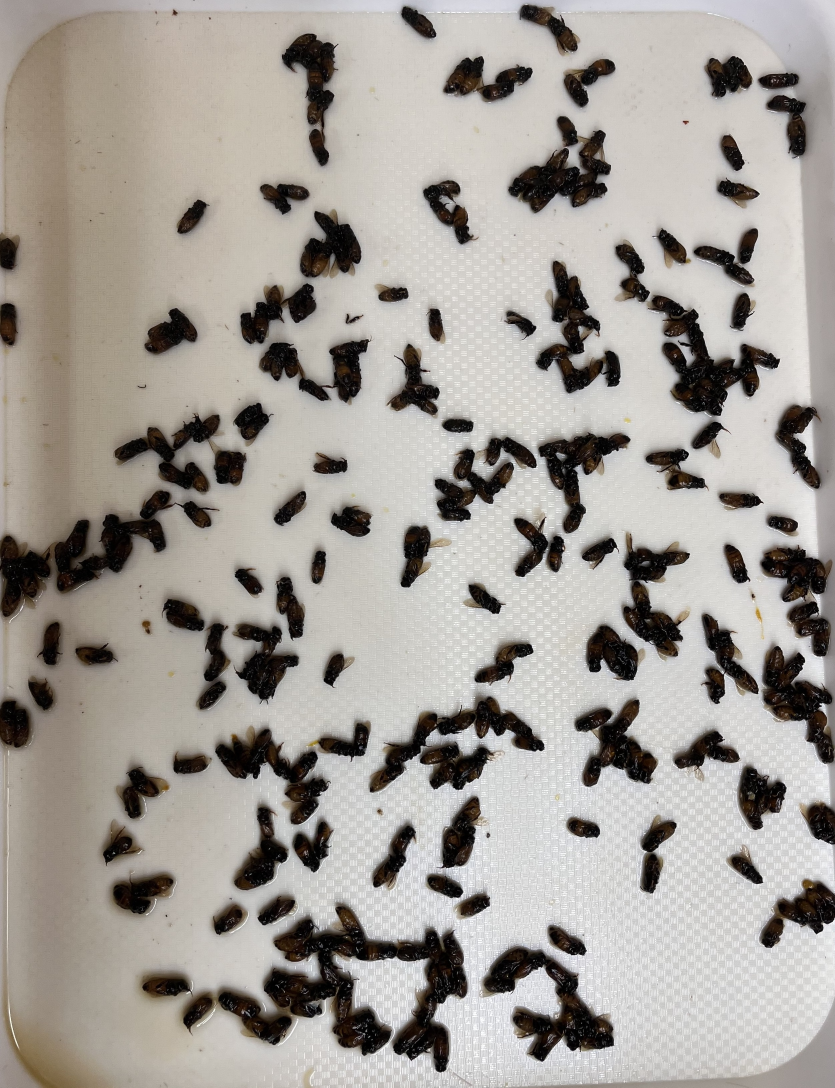
#> input picture images/bee-image-samples/bee-image-8.jpg, 2505 x 3262 px, found by its file name (shown at 1/3 size)
$ python counting.py
#> lines starting #> are read from the running program, lines starting #| are printed output that depends on the picture; after the words box and inside, x2 and y2 are one past the last pixel; in counts of white or black regions, pixels touching at a corner belong together
### src/util/color_mod.py
'''
Utility functions for modifying colors in images.
'''

import numpy as np
import cv2 as cv
import matplotlib.pyplot as plt

_std_gamma_correction = 0.3
_std_gamma_offset = -0.2
_std_gamma_LUT = np.arange(256, dtype=np.float32) / 255.0
_std_gamma_LUT = np.clip(np.power(_std_gamma_LUT + _std_gamma_offset, _std_gamma_correction), 0, 1) * 255.0
_std_gamma_LUT = np.uint8(_std_gamma_LUT)

'''
Expose image using the standard settings with pre-computed LUT.
'''
def expose_std(img):
    return cv.LUT(img, _std_gamma_LUT)

'''
Expose image using input settings. LUT is computed on the fly.
'''
# [9 lines left out: function expose, not called in this run]

'''
Trying to emulate what you can do in Gimp.
'''
def expose_piecewise_std(img):
    lut = np.arange(256, dtype=np.float32) / 255.0
    p1 = 0.4    # < 1
    p2 = 2    # < 1 / p1
    sep = int(p1 * 255)
    lut[0:sep] *= p2
    lut[sep:] += lut[sep-1] - lut[sep]
    lut = (np.clip(lut, 0, 1) * 255.0).astype(np.uint8)

    return cv.LUT(img, lut)


# [45 lines left out: functions delocalize_brightness, _test_expose, _test_delocalize_brightness, not called in this run]

# [10 lines that do not run on import are left out]

### src/app/counting.py
'''
Algorithm for counting bees (based on area), filtering contours, and ordering them.
'''
import sys
import cv2 as cv
import numpy as np
from scipy import stats
import os
import json

# for single script testing
if __name__ == "__main__":
    import sys
    if not ('src' in sys.path):
        sys.path.append('src')


from util import color_mod, color_depth, masking

RUN_TESTS = True

'''
function:
    Gets a good threshold for binarization.
'''
def _get_otsu_thresh(gray):
    # yanked directly from Open CV tutorials
    hist = cv.calcHist([gray],[0],None,[256],[0,256])
    hist_norm = hist.ravel()/hist.sum()
    Q = hist_norm.cumsum()

    bins = np.arange(256)

    fn_min = np.inf
    thresh = -1

    for i in range(1,256):
        p1,p2 = np.hsplit(hist_norm,[i]) # probabilities
        q1,q2 = Q[i],Q[255]-Q[i] # cum sum of classes
        if q1 < 1.e-6 or q2 < 1.e-6:
            continue
        b1,b2 = np.hsplit(bins,[i]) # weights

        # finding means and variances
        m1,m2 = np.sum(p1*b1)/q1, np.sum(p2*b2)/q2
        v1,v2 = np.sum(((b1-m1)**2)*p1)/q1,np.sum(((b2-m2)**2)*p2)/q2

        # calculates the minimization function
        fn = v1*q1 + v2*q2
        if fn < fn_min:
            fn_min = fn
            thresh = i
    return thresh

'''
function:
    Appropriately resize the image to roughly 1920x1080
'''
def _get_auto_resize_factor(img):
    dim = img.shape
    dim_min = min(dim[0], dim[1])
    return 1080 / dim_min


'''
INPUT:  img: Any RGB image
OUTPUT: Image with preprocessed effects applied
'''
def image_preprocessing(img, img_scale = None):
    if img_scale is None:
        img_scale = _get_auto_resize_factor(img)
    #resize
    img_preprocessed = cv.resize(img, None, fx=img_scale, fy=img_scale, interpolation=cv.INTER_CUBIC)
    #exposure
    # img_preprocessed = cv.convertScaleAbs(img_preprocessed,alpha=img_exposure,beta=0)
    img_preprocessed = color_mod.expose_piecewise_std(img_preprocessed)
    #blur
    img_preprocessed = cv.GaussianBlur(img_preprocessed, (5, 5), 0)

    return img_preprocessed

'''
input:  img:    HSV image
        lowerV: lower value
function:
    Creates an image threshold based on the brightness value determined in lowerV
    Include brightness below upperV. Include saturation above lowerS
return: a threshold image
'''
def image_threshold(img, upperV=0, lowerS=0):
    lower=(0,lowerS,0)
    upper=(255,255,upperV)
    thresh = cv.inRange(img,lower,upper)

    # we could potentially in the future get two masks and cv.bitwise_or or cv.bitwise_and them
    # https://stackoverflow.com/questions/48109650/how-to-detect-two-different-colors-using-cv2-inrange-in-python-opencv
    return thresh

'''
input:  contour_idx: index of the contour to check
        heirarchy: the heirarchy of the contours
function:
    Check if the contour is an external contour, i.e not a hole within another contour, ignoring the top level contour which is the image itself.
return: bool
'''
def _contour_check_external(contour_idx, heirarchy):
    # note: this may break if the screen bounding contour doesn't show up for some reason
    return heirarchy[0][contour_idx][3] == -1

'''
input:  contours: list (with proper indexing) of contours
        contour_idx: index of the contour to check
        heirarchy: the heirarchy of the contours
function:
        Get the area of the contour, excluding the area of immediate child contours (significant holes).
'''
def _contour_get_area_no_holes(contours, contour_idx, heirarchy):
    area = cv.contourArea(contours[contour_idx])

    child_idx = heirarchy[0][contour_idx][2] # get first child of the contour
    while child_idx != -1: # only check first sub level of contours (dont care about anything finer than that)
        area -= cv.contourArea(contours[child_idx])
        child_idx = heirarchy[0][child_idx][0] # get next child in this level

    return area

def contour_findContours(imgThresh):
    contours, hierarchy = cv.findContours(imgThresh, cv.RETR_TREE, cv.CHAIN_APPROX_SIMPLE)

    # in the future put these into a class or some other type of data structure.

    return contours, hierarchy #In the future return one object


def contour_filterContours(contours):
    pass

'''
class:
    Manages reading / writing / requesting settings. Allows us to manipulate config while the program is running.
'''
class CountingSettings:
    def __init__(self, json_file_path):
        self.json_file_path = json_file_path
        self.dict = {}

        # TODO: activation here

    '''
    function:
        Refreshes settings from the json file. Also writes any settings provided by the algorithm.
        Call this everytime the algorithm runs or something.
    '''
    def refresh(self):
        # get settings from file
        try:
            f = open(self.json_file_path, 'r')
        except:
            read = {}
        else:
            with f:
                read = json.load(f)

        # check if settings from file are missing any required settings from last run
        diff = set(self.dict.keys()) - set(read.keys())
        # merge, preferring read settings
        self.dict = self.dict | read
        if len(diff) <= 0:
            return

        with open(self.json_file_path, 'w') as f:
            json.dump(self.dict, f, indent='\t')

    '''
    function:
        Get a setting or a provided default.
    input:  key: string identifier of the setting requested.
            default: backup value provided by the algorithm code. This also gets put into the json file.
    TODO: have some kind of mechanism to handle type conflicts.
    '''
    def get(self, key,  default):
        if key in self.dict:
            return self.dict[key]
        else:
            self.dict[key] = default
            return default

    '''
    function:
        Just prints the settings.
    '''
    def print(self):
        print(json.dumps(self.dict, indent='\t'))

'''
function:
    Was used when there was specific configs per image. Probably should go unused.
'''
# [12 lines left out: function _read_image_metadata, not called in this run]

class CountingResult:
    def __init__():
        pass

class Contour:
    def __init__(self, pts, ellipse):
        self.pts = pts
        self.ellipse = ellipse

'''
class:  Counting worker class.
todo:   restructure this to be more memory friendly when we do live video feed.
'''
class Counting:
    DETECT_NONE = 0
    DETECT_SINGLE = 1
    DETECT_CLUMP = 2

    def __init__(self, img, settings: CountingSettings, predefined_roi=None, use_marker_roi=True, metadata_paths=False):
        # load settings
        self.settings = settings

        self.w_range = settings.get('w_range', (50, 100))       # ellipse width range for single bee
        self.h_range = settings.get('h_range', (50, 200))       # ellipse height range for single bee
        self.w_max = settings.get('w_max', 300)                 # reject ellipse size for bee size guess stage
        self.h_max = settings.get('h_max', 300)                 # '''
        self.filter_abs_size = settings.get('filter_abs_size', False)

        self.filter_rel_size_stdl = settings.get('rel_size_stdl', (1, 1))        # single bee size std. deviations low reject
        self.filter_rel_size_stdh = settings.get('rel_size_stdh', (1, 1))     # single bee size std. deviatoins high reject
        self.filter_rel_size_perl = settings.get('rel_size_perl', (0.3, 0.5))
        self.filter_rel_size_perh = settings.get('rel_size_perh', (0.3, 0.5))
        self.filter_rel_mode = settings.get('rel_size_mode', "per")

        self.display_rejected_text = settings.get('display_rejected_text', False)

        self.filter_ellipse_area_fit = True
        self.ellipse_area_fit_thresh = settings.get('ellipse_area_fit_thresh', 0.3)

        # self.magic = settings.get('magic', 1.1)
        self.magic1 = settings.get('magic1', 0.2)
        self.magic2 = settings.get('magic2', 8)

        self.ar_range = settings.get('ar_range', (1.5, 3.5))  # single bee aspect ration filter

        self.round_single_clump_flag = settings.get('round_single_clump_flag', True)

        # image specific algorithm tuning parameters. Use for TESTING ONLY!
        # This will overwrite predefined_roi parameter.
        if metadata_paths:
            meta_imgpath = metadata_paths[0]
            meta_datapath = metadata_paths[1]
            data = _read_image_metadata(meta_imgpath, meta_datapath)
            self.w_range = (data["w_range"][0], data["w_range"][1])
            self.h_range = (data["h_range"][0], data["h_range"][1])
            self.ar_range = (data["ar_range"][0], data["ar_range"][1])
            if "roi" in data:
                predefined_roi = data["roi"]

        # apply region of interest if specified
        if predefined_roi is not None:
            img = img[predefined_roi[0][0]:predefined_roi[0][1], predefined_roi[0]:predefined_roi[1][0]:predefined_roi[1][1]]

        if use_marker_roi:
            pass

        self.img_bgr = img
        self.img_bin = None
        self.img_draw = None

        # map contours to hull and ellipse indicies
        self.contours = None
        self.heirarchy = None
        # self.hulls = []
        self.computed = None # [ellipse, is_external, detect_state]

        # output vars
        self.n_total = 0
        self.n_single = 0

    # [39 lines left out: functions count, draw_results_all, not called in this run]

    def _preprocess(self):
        self.img_bgr = image_preprocessing(self.img_bgr)
        img_hsv = cv.cvtColor(self.img_bgr, cv.COLOR_BGR2HSV)
        th = _get_otsu_thresh(img_hsv[:, :, 2])
        bin = image_threshold(img_hsv, th, 0)
        self.img_bin = bin
        # self.img_bin = cv.morphologyEx(self.img_bin, cv.MORPH_OPEN, np.ones((3,3), np.uint8), iterations=2)
        self.img_bin = cv.morphologyEx(self.img_bin, cv.MORPH_CLOSE, np.ones((3,3), np.uint8), iterations=0)

    def _get_shapes(self):
        contours, heirarchy = contour_findContours(self.img_bin)
        self.contours = contours
        self.heirarchy = heirarchy # not sure why but the first axis of heirachy just exists, is always 1 dim
        self.computed = [None] * len(contours)

        self.ct_areas = [0] * len(contours)

        for i, contour in enumerate(contours):
            hull = cv.convexHull(contour)
            if len(hull) > 4:
                ellipse = cv.fitEllipse(hull)
                is_external = _contour_check_external(i, heirarchy)
                print(f"i= {i},parent={heirarchy[0][i][3]}")
                self.computed[i] = [ellipse, is_external, Counting.DETECT_NONE, 0]

                area = cv.contourArea(contour)
                self.ct_areas[i] = area
            else:
                self.computed[i] = [None, False, Counting.DETECT_NONE, 0]

    '''
    precondition:
            have already called _get_shapes()
    '''
    # [21 lines left out: function _filter_single_bees_abs, not called in this run]


    '''
    precondition:
            have already called _get_shapes()
    '''
    def _filter_single_bees_rel(self):

        arr = []

        for (i, c_data) in enumerate(self.computed):
            if c_data[0] is None or not c_data[1]: continue

            ellipse = c_data[0]
            w = ellipse[1][0]
            h = ellipse[1][1]
            ar = h / w

            # check how reasonable of an ellipse by area comparison
            area_ellipse = np.pi * w * h / 4
            area_ct = self.ct_areas[i]
            fit = np.abs(area_ct / area_ellipse - 1)

            print(f"single-bee check 1: {w=}, {h=}, {ar=}, {fit=}")

            if self.ar_range[0] <= ar <= self.ar_range[1] \
            and w < self.w_max and h < self.h_max and fit < self.ellipse_area_fit_thresh:
                arr.append([i, w, h])

        arr = np.array(arr)
        w_med = stats.trim_mean(arr[:, 1], 0.2, axis=0) #np.median(arr[:, 1], axis=0)
        w_std = np.std(arr[:, 1], axis=0)
        h_med = stats.trim_mean(arr[:, 2], 0.2, axis=0) #np.median(arr[:, 2], axis=0)
        h_std = np.std(arr[:,2], axis=0)


        if self.filter_rel_mode == "per":
            w_range = (w_med - w_med * self.filter_rel_size_perl[0], w_med + w_med * self.filter_rel_size_perh[0])
            h_range = (h_med - h_med * self.filter_rel_size_perl[1], h_med + h_med * self.filter_rel_size_perh[1])
        elif self.filter_rel_mode == "std":
            w_range = (w_med - w_std * self.filter_rel_size_stdl[0], w_med + w_std * self.filter_rel_size_stdh[0])
            h_range = (h_med - h_std * self.filter_rel_size_stdl[1], h_med + h_std * self.filter_rel_size_stdh[1])

        print("running 2nd single bee pass:")
        print("width:", w_med, w_std, w_range)
        print("height:", h_med, h_std, h_range)
        print("aspect ratio:", self.ar_range)

        for (i, c_data) in enumerate(self.computed):
            if c_data[0] is None or not c_data[1]: continue

            ellipse = c_data[0]
            w = ellipse[1][0]
            h = ellipse[1][1]
            ar = h / w

            print(f"single-bee check 2: {i, w, h, ar}")
            if self.ar_range[0] <= ar <= self.ar_range[1] \
            and w_range[0] <= w <= w_range[1] \
            and h_range[0] <= h <= h_range[1] :
                self.computed[i][2] = Counting.DETECT_SINGLE

        self.w_range = w_range
        self.h_range = h_range

    '''
    precondition:
            have already called _filter_single_bees()
    '''
    def _filter_clumps(self):
        for i, status, contour in zip(range(len(self.computed)), self.computed, self.contours):
            # only consider external contours
            if status[0] is not None and status[1] and status[2] != Counting.DETECT_SINGLE:
                bbox = cv.boundingRect(contour)
                *_, w, h = bbox
                if w > self.w_range[0] and h > self.h_range[0]:
                    status[2] = Counting.DETECT_CLUMP

    def _get_count(self):
        single_bee_n = 0
        single_bee_area_sum = 0
        # clump_area_sum = 0

        for i, c_data, contour in zip(range(len(self.computed)), self.computed, self.contours):
            if c_data[2] == Counting.DETECT_SINGLE:
                single_bee_n += 1
                area = cv.contourArea(contour)
                single_bee_area_sum += area
                c_data[3] = area
            # [4 lines of commented-out code are left out]

        bee_area_avg = (single_bee_area_sum / single_bee_n if single_bee_n > 0 else 0)
        self.bee_area_avg = bee_area_avg
        self.n_single = single_bee_n

        clump_bee_n = 0
        for i, c_data, contour in zip(range(len(self.computed)), self.computed, self.contours):
            if c_data[2] == Counting.DETECT_CLUMP:
                area = _contour_get_area_no_holes(self.contours, i, self.heirarchy)
                c_data[3] = area

                clump_n = area / bee_area_avg
                if self.round_single_clump_flag:
                    clump_n = np.round(clump_n)


                clump_bee_n += clump_n * (1 - self.magic1 * np.atan(area/bee_area_avg/self.magic2) * 2 / np.pi)
        self.n_clump = clump_bee_n

        self.n_total = np.round(single_bee_n + clump_bee_n)

        return self.n_total

    def _draw_init(self):
        self.img_draw = self.img_bgr.copy()

    def _draw_contours(self):
        cv.drawContours(self.img_draw, self.contours, -1, (0, 255, 0), 2)

    def _draw_single_bees(self):
        for i, c_data in enumerate(self.computed):
            if c_data[2] == Counting.DETECT_SINGLE:
                ellipse = c_data[0]
                cv.ellipse(self.img_draw, ellipse, (255, 0, 255), 4)

    def _draw_clumps(self):
        for i, status, contour in zip(range(len(self.computed)), self.computed, self.contours):
            if status[2] == Counting.DETECT_CLUMP:
                bbox = cv.boundingRect(contour)
                cv.rectangle(self.img_draw, (bbox[0], bbox[1]), (bbox[0] + bbox[2], bbox[1] + bbox[3]), (255, 0, 0), 2)
                n = status[3] / self.bee_area_avg
                area = status[3]
                clength = cv.arcLength(contour, True)
                cv.putText(self.img_draw, f"n:{n:.2f}, a:{area:.2f}, l:{clength:.2f}", (bbox[0], bbox[1] - 4), cv.FONT_HERSHEY_COMPLEX, 0.5,(255,0,0),2,cv.LINE_AA)

    def _draw_rejected(self):
        for i, c_data, contour in zip(range(len(self.computed)), self.computed, self.contours):
            if c_data[0] is not None and c_data[2] == Counting.DETECT_NONE:
                bbox = cv.boundingRect(contour)
                ellipse = c_data[0]
                w = ellipse[1][0]
                h = ellipse[1][1]
                ar = h/w
                cv.rectangle(self.img_draw, (bbox[0], bbox[1]), (bbox[0] + bbox[2], bbox[1] + bbox[3]), (0, 0, 255), 1)

                if self.display_rejected_text:
                    cv.putText(self.img_draw, f"{i}, ar:{ar:.2f}, ext:{c_data[1]}", (bbox[0], bbox[1] - 4), cv.FONT_HERSHEY_COMPLEX, 0.5,(0,0,255),2,cv.LINE_AA)

    def _draw_ellipses(self):
        pass


## TESTING ##
if __name__ == "__main__" and RUN_TESTS:
    img = cv.imread("images/bee-image-samples/bee-image-8.jpg")
#> img is the input picture: shape (3262, 2505, 3); mean B, G, R 150.7, 156.7, 161.7
    if img is None:
        raise RuntimeError("Image file cannot be read.")

    settings = CountingSettings('userdata/counting_settings.json')

    settings.refresh()
    settings.print()
    counting = Counting(img, settings)
    settings.refresh()  # force to save here

    counting._preprocess()
#> in image_preprocessing, `img_scale = _get_auto_resize_factor(img)`: img_scale = 0.431
#> in expose_piecewise_std, `return cv.LUT(img, lut)`:
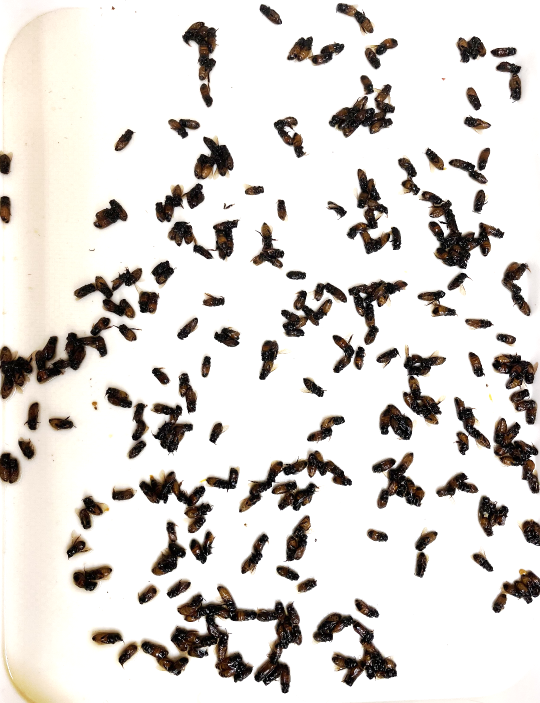
#> returned value: shape (1406, 1080, 3) (shown at 1/2 size); mean of channels 0, 1, 2 211.1, 215.1, 219; drawn as B, G, R
#> in _get_otsu_thresh, `hist = cv.calcHist([gray],[0],None,[256],[0,256])`: hist = 256 values, max 1030851 at index 255, min 3 at index 0, mean 5931.6
#> in _get_otsu_thresh, `hist_norm = hist.ravel()/hist.sum()`: hist_norm = 256 values, max 0.679 at index 255, min 1.98e-06 at index 0, mean 0.00391
#> in _get_otsu_thresh, `Q = hist_norm.cumsum()`: Q = 256 values from 1.98e-06 to 1
#> the loop in _get_otsu_thresh, `for i in range(1,256):` made 255 passes
#> (p1, q1, q2, m1, m2, v1, v2, fn) on passes 1 to 4: ([1.98e-06], 5.14e-05, 1, 0, 219, 0, 5479.5, 5479.2), ([1.98e-06, 4.94e-05], 0.000225, 1, 0.22, 219.1, 0.134, 5478.1, 5476.8), ([1.98e-06, 4.94e-05, 0.000173], 0.000545, 0.999, 0.727, 219.1, 0.524, 5471.6, 5468.7), ([1.98e-06, 4.94e-05, 0.000173, 0.00032], 0.0011, 0.999, 1.23, 219.3, 1.01, 5459.7, 5453.7)
#> in image_threshold, `thresh = cv.inRange(img,lower,upper)`:
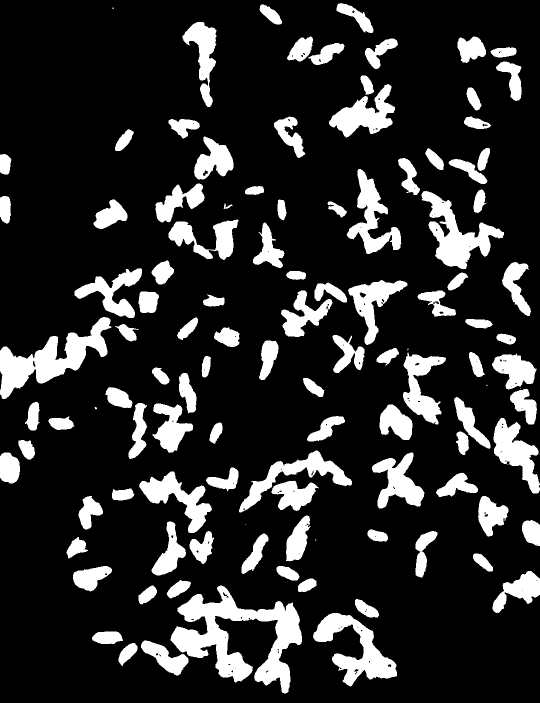
#> thresh: shape (1406, 1080) (shown at 1/2 size); 17% white; 114 white regions (9 under 20 px), largest, box (x1, y1, x2, y2) and area: (341, 1171, 604, 1387) 22188, (0, 634, 223, 798) 12986, (626, 1226, 794, 1373) 9501
    cv.imwrite('temp/preprocessed.jpg', counting.img_bgr)
    cv.imshow("out", counting.img_bgr)
    cv.waitKey(0)


    counting._get_shapes()
#> the loop in _get_shapes, `for i, contour in enumerate(contours):` made 230 passes
#> contour on passes 1, 8, 16: [[367, 1339]], [[756, 1349], [757, 1348], [758, 1349], [757, 1350]], [[678, 1255], [679, 1254], [680, 1255], [679, 1256]]
#> (printed output is left out)
    cv.imshow("out", cv.cvtColor(counting.img_bin, cv.COLOR_GRAY2BGR))
#> (the rest of the program and of its run is left out)
